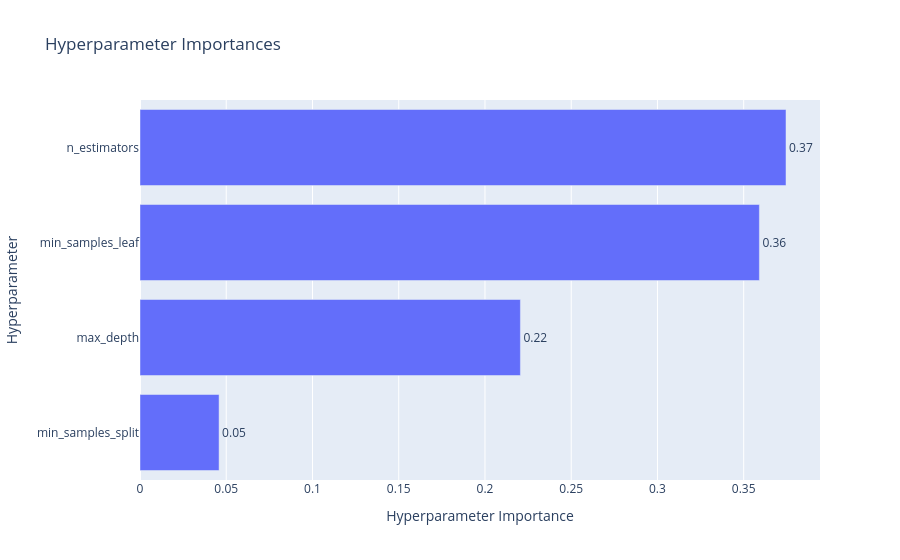

Notebook code for this chart:
### Markdown cell above
### Parallel Coordinate Plot

What it shows:
- Relationship between multiple hyperparameters and performance

What to look for:
- Parameter combinations associated with high scores
- Cross-parameter patterns across trials

### Code cell
plot_param_importances(study)

### Figure 1 — Plotly figure (JSON) as saved in the notebook; plotly's stock layout.template omitted (floating-point values rounded to 4 significant figures)
{"data": [{"cliponaxis": false, "hovertemplate": ["min_samples_split (IntDistribution): 0.045846574530108056<extra></extra>", "max_depth (IntDistribution): 0.22053698690959528<extra></extra>", "min_samples_leaf (IntDistribution): 0.3590957379980514<extra></extra>", "n_estimators (IntDistribution): 0.3745207005622453<extra></extra>"], "name": "Objective Value", "orientation": "h", "text": ["0.05", "0.22", "0.36", "0.37"], "textposition": "outside", "type": "bar", "x": [0.04585, 0.2205, 0.3591, 0.3745], "y": ["min_samples_split", "max_depth", "min_samples_leaf", "n_estimators"]}], "layout": {"title": {"text": "Hyperparameter Importances"}, "xaxis": {"title": {"text": "Hyperparameter Importance"}}, "yaxis": {"title": {"text": "Hyperparameter"}}}}
